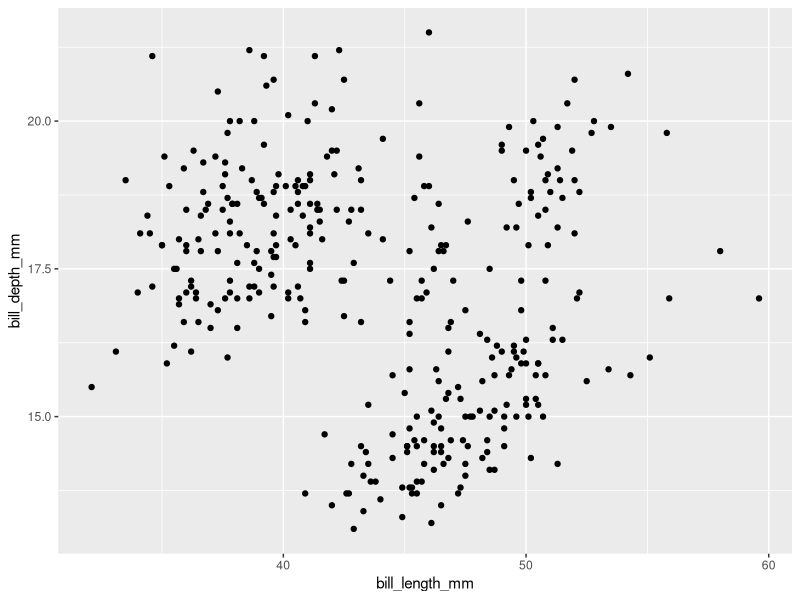
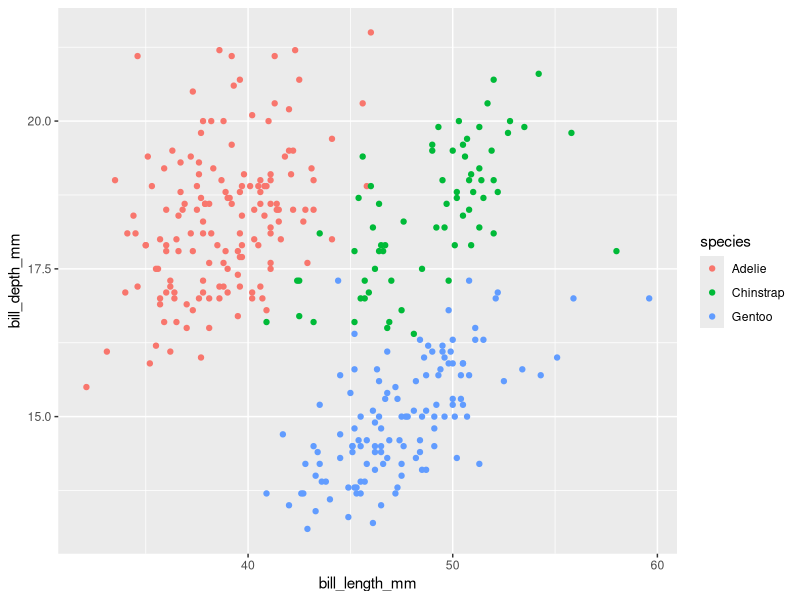

The R source for these figures, in order: (Note: this script raises an error after producing the figures.)

#### load libraries ####
library(ggplot2)
library(data.table)


#### load penguins example data (https://allisonhorst.github.io/palmerpenguins/) ####
install.packages("palmerpenguins")
library(palmerpenguins)

data(penguins)

## convert to data.table 
setDT(penguins) 

#### basic scatter plot ####
ggplot(data = penguins) + 
  geom_point(aes(bill_length_mm, 
                 bill_depth_mm)) 

#### update plot 1 ####
#### color by species and have appropriate axis labels

## plot
ggplot(penguins) + 
  geom_point(aes(bill_length_mm, 
                 bill_depth_mm, 
                 color = species)) 
  ylab("Bill depth (mm)") +
  xlab("Bill length (mm)")

#### update plot 2 ####
#### customize color (https://colorbrewer2.org/)

## assign three colours 
col = c("#1b9e77", "#d95f02", "#7570b3") 

## plot
ggplot(penguins) + 
  geom_point(aes(bill_length_mm, 
                 bill_depth_mm, 
                 color = species)) +
  ylab("Bill depth (mm)") +
  xlab("Bill length (mm)") +
  scale_color_manual(values = col)
  #scale_color_viridis_d()

#### update plot 3 ####
#### customize background using a theme

## assign theme
theme_iris <- theme(legend.position = c(0.8, 0.8),
                    legend.key = element_blank(),
                    panel.grid.minor = element_blank(),
                    panel.background = element_blank(), 
                    panel.border = element_rect(colour = "black", fill=NA, size = 1))

## plot
ggplot(penguins) + 
  geom_point(aes(bill_length_mm, 
                 bill_depth_mm, 
                 color = species)) +
  xlim(30,60) +
  ylim(10,25) +
  ylab("Bill depth (mm)") +
  xlab("Bill length (mm)") +
  scale_color_manual(values = col) +
  theme_iris
  #theme_bw()

#### update plot 4 ####
#### facet_wrap

## assign theme
theme_facet <- theme(legend.position = 'none',
                     strip.background = element_rect(color = "black", 
                                                     fill = "white", 
                                                     size = 1),
                     strip.text = element_text(size = 14, color = "black"),
                     panel.grid.minor = element_blank(),
                     panel.background = element_blank(), 
                     panel.border = element_rect(colour = "black", fill=NA, size = 1))

## plot
ggplot(penguins) + 
  geom_point(aes(bill_length_mm, 
                 bill_depth_mm, 
                 color = species)) +
  ylab("Bill depth (mm)") +
  xlab("Bill length (mm)") +
  scale_color_manual(values = col) +
  theme_facet +
  facet_wrap(~species)

#### update plot 5 ####
#### export as "publication ready"

png("figures/fig1.png", width = 3000, height = 2000, units = "px", res = 500)
ggplot(penguins) + 
  geom_point(aes(bill_length_mm, 
                 bill_depth_mm, 
                 color = species)) +
  ylab("Bill depth (mm)") +
  xlab("Bill length (mm)") +
  scale_color_manual(values = col) +
  theme_facet +
  facet_wrap(~species)
dev.off()
